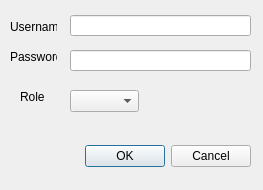
<?xml version="1.0" encoding="UTF-8"?>
<ui version="4.0">
 <class>LoginScreen</class>
 <widget class="QDialog" name="LoginScreen">
  <property name="geometry">
   <rect>
    <x>0</x>
    <y>0</y>
    <width>263</width>
    <height>190</height>
   </rect>
  </property>
  <property name="windowTitle">
   <string>Dialog</string>
  </property>
  <widget class="QDialogButtonBox" name="buttonBox">
   <property name="geometry">
    <rect>
     <x>-90</x>
     <y>140</y>
     <width>341</width>
     <height>32</height>
    </rect>
   </property>
   <property name="orientation">
    <enum>Qt::Horizontal</enum>
   </property>
   <property name="standardButtons">
    <set>QDialogButtonBox::Cancel|QDialogButtonBox::Ok</set>
   </property>
  </widget>
  <widget class="QLineEdit" name="lineEdit">
   <property name="geometry">
    <rect>
     <x>70</x>
     <y>15</y>
     <width>181</width>
     <height>21</height>
    </rect>
   </property>
  </widget>
  <widget class="QLineEdit" name="lineEdit_2">
   <property name="geometry">
    <rect>
     <x>70</x>
     <y>50</y>
     <width>181</width>
     <height>21</height>
    </rect>
   </property>
  </widget>
  <widget class="QComboBox" name="comboBox">
   <property name="geometry">
    <rect>
     <x>70</x>
     <y>90</y>
     <width>69</width>
     <height>22</height>
    </rect>
   </property>
  </widget>
  <widget class="QLabel" name="label">
   <property name="geometry">
    <rect>
     <x>10</x>
     <y>20</y>
     <width>47</width>
     <height>13</height>
    </rect>
   </property>
   <property name="text">
    <string>Username</string>
   </property>
  </widget>
  <widget class="QLabel" name="label_2">
   <property name="geometry">
    <rect>
     <x>10</x>
     <y>50</y>
     <width>47</width>
     <height>13</height>
    </rect>
   </property>
   <property name="text">
    <string>Password</string>
   </property>
  </widget>
  <widget class="QLabel" name="label_3">
   <property name="geometry">
    <rect>
     <x>20</x>
     <y>90</y>
     <width>47</width>
     <height>13</height>
    </rect>
   </property>
   <property name="text">
    <string>Role</string>
   </property>
  </widget>
 </widget>
 <resources/>
 <connections>
  <connection>
   <sender>buttonBox</sender>
   <signal>accepted()</signal>
   <receiver>LoginScreen</receiver>
   <slot>accept()</slot>
   <hints>
    <hint type="sourcelabel">
     <x>248</x>
     <y>254</y>
    </hint>
    <hint type="destinationlabel">
     <x>157</x>
     <y>274</y>
    </hint>
   </hints>
  </connection>
  <connection>
   <sender>buttonBox</sender>
   <signal>rejected()</signal>
   <receiver>LoginScreen</receiver>
   <slot>reject()</slot>
   <hints>
    <hint type="sourcelabel">
     <x>316</x>
     <y>260</y>
    </hint>
    <hint type="destinationlabel">
     <x>286</x>
     <y>274</y>
    </hint>
   </hints>
  </connection>
 </connections>
</ui>
